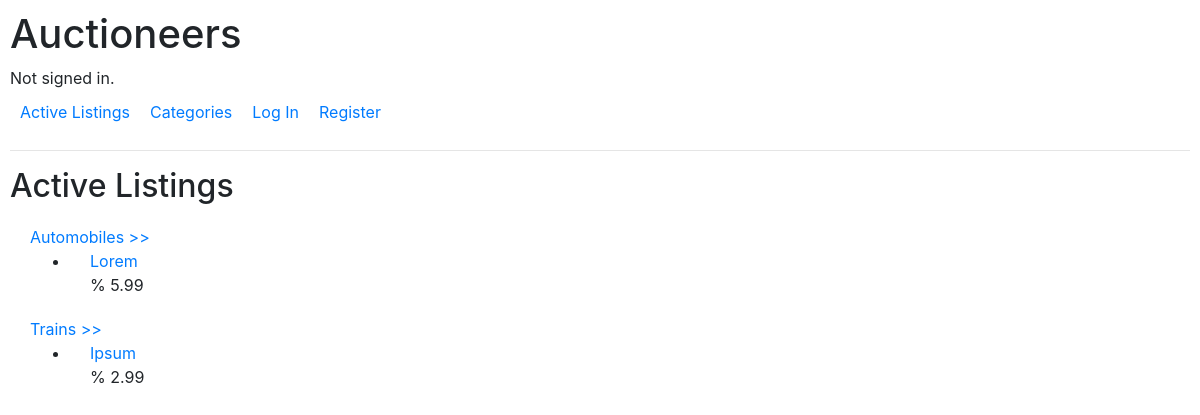
The app's page /, older data.
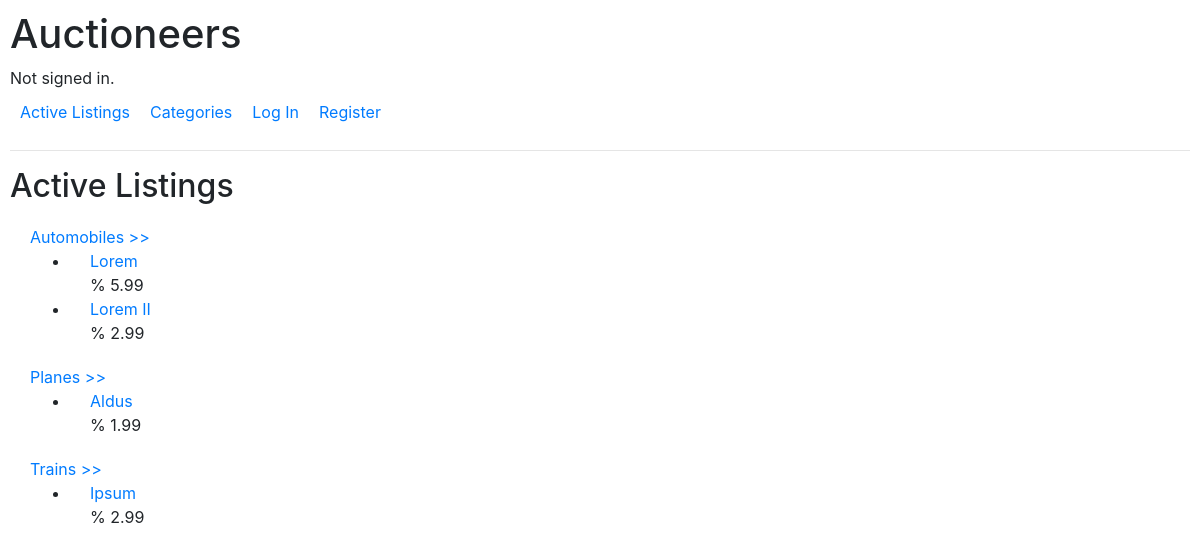
The same page, newer data.
### auctions/models.py (models this page shows, shortened)
class Category(models.Model):
    title = models.CharField(max_length=25)

class Auction_Listing(models.Model):
    title = models.CharField(max_length = 25)
    description = models.TextField()
    category = models.ForeignKey(Category, on_delete=models.PROTECT, related_name="listings")
    current_bid = models.ForeignKey("Bid", on_delete=models.PROTECT, related_name="listings", null=True, blank=True)
    seller = models.ForeignKey(User, on_delete=models.CASCADE, related_name="listings")
    quantity = models.IntegerField()
    price = models.DecimalField(max_digits=10, decimal_places=2)
    timestamp = models.DateTimeField(auto_now_add=True)
    closing_date = models.DateTimeField(blank=False)
    is_open = models.BooleanField(default=True)

### auctions/views.py (the view)
# urls.py: path("", views.index, name="index"),
def index(request):
    categories = Category.objects.order_by('title')
    return render(request, "auctions/index.html", {
        "categories":categories,
        "listings":Auction_Listing.objects.all(),
    })

### auctions/templates/auctions/index.html
{% extends "auctions/layout.html" %}
{% block body %}
    <h2>Active Listings</h2>
    {% for category in categories %}
        {% if category.listings.count > 0 %}
            <div id="listing_block">
                <a id="listing_category" href="{% url 'category_detail' category.id %}">{{ category.title }} >></a>
                <ul>
                    {% for listing in listings %}
                    {% if listing.category.id == category.id %}
                    <li>
                        <div id="listing_title">
                            <a href="{% url 'listing_detail' listing.id %}">{{ listing.title }}</a>
                        </div>
                        <div id="listing_price">%
                            {{ listing.price }}
                        </div>
                    </li>
                    {% endif %}
                    {% endfor %}
                </ul>
            </div>
        {% endif %}
    {% endfor %}
{% endblock %}

Row changes from the older to the newer data that the page shows:
added Auction_Listing: title "Lorem II", price "2.99", shown under Category "Automobiles"
now on this page (row unchanged): Category: title "Planes"
added Auction_Listing: title "Aldus", price "1.99", shown under "Planes"
